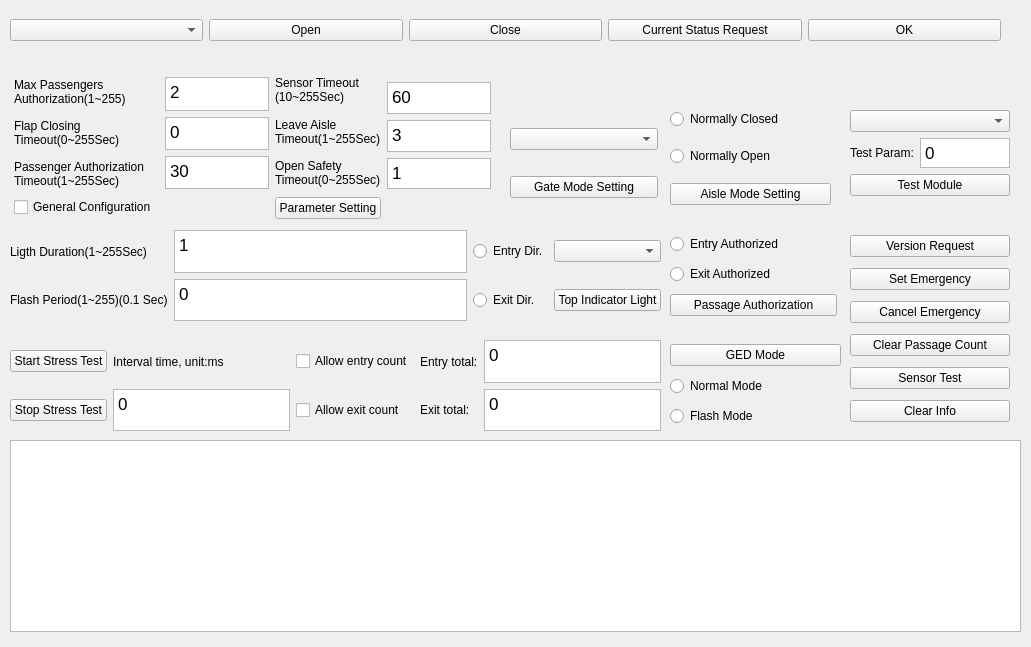
<?xml version="1.0" encoding="UTF-8"?>
<ui version="4.0">
 <class>ElisMainWidget</class>
 <widget class="QWidget" name="ElisMainWidget">
  <property name="geometry">
   <rect>
    <x>0</x>
    <y>0</y>
    <width>1031</width>
    <height>647</height>
   </rect>
  </property>
  <property name="windowTitle">
   <string>Elis Test V1.0.0</string>
  </property>
  <widget class="QWidget" name="horizontalLayoutWidget">
   <property name="geometry">
    <rect>
     <x>10</x>
     <y>10</y>
     <width>991</width>
     <height>41</height>
    </rect>
   </property>
   <layout class="QHBoxLayout" name="hLayoutCom">
    <item>
     <widget class="QComboBox" name="comboBox"/>
    </item>
    <item>
     <widget class="QPushButton" name="btnOpenCom">
      <property name="text">
       <string>Open</string>
      </property>
     </widget>
    </item>
    <item>
     <widget class="QPushButton" name="btnCloseCom">
      <property name="text">
       <string>Close</string>
      </property>
     </widget>
    </item>
    <item>
     <widget class="QPushButton" name="btnCurrentStatusRequest">
      <property name="text">
       <string>Current Status Request</string>
      </property>
     </widget>
    </item>
    <item>
     <widget class="QPushButton" name="btnOk">
      <property name="text">
       <string>OK</string>
      </property>
     </widget>
    </item>
   </layout>
  </widget>
  <widget class="QWidget" name="horizontalLayoutWidget_2">
   <property name="geometry">
    <rect>
     <x>10</x>
     <y>70</y>
     <width>483</width>
     <height>151</height>
    </rect>
   </property>
   <layout class="QHBoxLayout" name="hLayoutPassenger">
    <property name="leftMargin">
     <number>2</number>
    </property>
    <property name="topMargin">
     <number>2</number>
    </property>
    <property name="rightMargin">
     <number>2</number>
    </property>
    <property name="bottomMargin">
     <number>2</number>
    </property>
    <item>
     <layout class="QVBoxLayout" name="verticalLayout">
      <property name="leftMargin">
       <number>2</number>
      </property>
      <property name="topMargin">
       <number>2</number>
      </property>
      <property name="rightMargin">
       <number>2</number>
      </property>
      <property name="bottomMargin">
       <number>2</number>
      </property>
      <item>
       <widget class="QLabel" name="label">
        <property name="text">
         <string>Max Passengers
Authorization(1~255)</string>
        </property>
       </widget>
      </item>
      <item>
       <widget class="QLabel" name="label_2">
        <property name="text">
         <string>Flap Closing
Timeout(0~255Sec)</string>
        </property>
       </widget>
      </item>
      <item>
       <widget class="QLabel" name="label_3">
        <property name="text">
         <string>Passenger Authorization
Timeout(1~255Sec)</string>
        </property>
       </widget>
      </item>
      <item>
       <widget class="QCheckBox" name="checkBox">
        <property name="text">
         <string>General Configuration</string>
        </property>
       </widget>
      </item>
     </layout>
    </item>
    <item>
     <layout class="QVBoxLayout" name="verticalLayout_2">
      <property name="topMargin">
       <number>5</number>
      </property>
      <property name="bottomMargin">
       <number>30</number>
      </property>
      <item>
       <widget class="QTextEdit" name="tvMaxPassage">
        <property name="html">
         <string>&lt;!DOCTYPE HTML PUBLIC &quot;-//W3C//DTD HTML 4.0//EN&quot; &quot;http://www.w3.org/TR/REC-html40/strict.dtd&quot;&gt;
&lt;html&gt;&lt;head&gt;&lt;meta name=&quot;qrichtext&quot; content=&quot;1&quot; /&gt;&lt;meta charset=&quot;utf-8&quot; /&gt;&lt;style type=&quot;text/css&quot;&gt;
p, li { white-space: pre-wrap; }
&lt;/style&gt;&lt;/head&gt;&lt;body style=&quot; font-family:'.AppleSystemUIFont'; font-size:13pt; font-weight:400; font-style:normal;&quot;&gt;
&lt;p style=&quot; margin-top:0px; margin-bottom:0px; margin-left:0px; margin-right:0px; -qt-block-indent:0; text-indent:0px;&quot;&gt;2&lt;/p&gt;&lt;/body&gt;&lt;/html&gt;</string>
        </property>
       </widget>
      </item>
      <item>
       <widget class="QTextEdit" name="tvFlapClosingTimeout">
        <property name="html">
         <string>&lt;!DOCTYPE HTML PUBLIC &quot;-//W3C//DTD HTML 4.0//EN&quot; &quot;http://www.w3.org/TR/REC-html40/strict.dtd&quot;&gt;
&lt;html&gt;&lt;head&gt;&lt;meta name=&quot;qrichtext&quot; content=&quot;1&quot; /&gt;&lt;meta charset=&quot;utf-8&quot; /&gt;&lt;style type=&quot;text/css&quot;&gt;
p, li { white-space: pre-wrap; }
&lt;/style&gt;&lt;/head&gt;&lt;body style=&quot; font-family:'.AppleSystemUIFont'; font-size:13pt; font-weight:400; font-style:normal;&quot;&gt;
&lt;p style=&quot; margin-top:0px; margin-bottom:0px; margin-left:0px; margin-right:0px; -qt-block-indent:0; text-indent:0px;&quot;&gt;0&lt;/p&gt;&lt;/body&gt;&lt;/html&gt;</string>
        </property>
       </widget>
      </item>
      <item>
       <widget class="QTextEdit" name="tvPassengerAuthorizationTimeout">
        <property name="html">
         <string>&lt;!DOCTYPE HTML PUBLIC &quot;-//W3C//DTD HTML 4.0//EN&quot; &quot;http://www.w3.org/TR/REC-html40/strict.dtd&quot;&gt;
&lt;html&gt;&lt;head&gt;&lt;meta name=&quot;qrichtext&quot; content=&quot;1&quot; /&gt;&lt;meta charset=&quot;utf-8&quot; /&gt;&lt;style type=&quot;text/css&quot;&gt;
p, li { white-space: pre-wrap; }
&lt;/style&gt;&lt;/head&gt;&lt;body style=&quot; font-family:'.AppleSystemUIFont'; font-size:13pt; font-weight:400; font-style:normal;&quot;&gt;
&lt;p style=&quot; margin-top:0px; margin-bottom:0px; margin-left:0px; margin-right:0px; -qt-block-indent:0; text-indent:0px;&quot;&gt;30&lt;/p&gt;&lt;/body&gt;&lt;/html&gt;</string>
        </property>
       </widget>
      </item>
     </layout>
    </item>
    <item>
     <layout class="QVBoxLayout" name="verticalLayout_3">
      <item>
       <widget class="QLabel" name="label_4">
        <property name="text">
         <string>Sensor Timeout
(10~255Sec)</string>
        </property>
       </widget>
      </item>
      <item>
       <widget class="QLabel" name="label_5">
        <property name="text">
         <string>Leave Aisle
Timeout(1~255Sec)</string>
        </property>
       </widget>
      </item>
      <item>
       <widget class="QLabel" name="label_6">
        <property name="text">
         <string>Open Safety
Timeout(0~255Sec)</string>
        </property>
       </widget>
      </item>
      <item>
       <widget class="QPushButton" name="btnParameterSetting">
        <property name="text">
         <string>Parameter Setting</string>
        </property>
       </widget>
      </item>
     </layout>
    </item>
    <item>
     <layout class="QVBoxLayout" name="verticalLayout_4">
      <property name="topMargin">
       <number>10</number>
      </property>
      <property name="bottomMargin">
       <number>30</number>
      </property>
      <item>
       <widget class="QTextEdit" name="tvSensorTimeout">
        <property name="html">
         <string>&lt;!DOCTYPE HTML PUBLIC &quot;-//W3C//DTD HTML 4.0//EN&quot; &quot;http://www.w3.org/TR/REC-html40/strict.dtd&quot;&gt;
&lt;html&gt;&lt;head&gt;&lt;meta name=&quot;qrichtext&quot; content=&quot;1&quot; /&gt;&lt;meta charset=&quot;utf-8&quot; /&gt;&lt;style type=&quot;text/css&quot;&gt;
p, li { white-space: pre-wrap; }
&lt;/style&gt;&lt;/head&gt;&lt;body style=&quot; font-family:'.AppleSystemUIFont'; font-size:13pt; font-weight:400; font-style:normal;&quot;&gt;
&lt;p style=&quot; margin-top:0px; margin-bottom:0px; margin-left:0px; margin-right:0px; -qt-block-indent:0; text-indent:0px;&quot;&gt;60&lt;/p&gt;&lt;/body&gt;&lt;/html&gt;</string>
        </property>
       </widget>
      </item>
      <item>
       <widget class="QTextEdit" name="tvLeaveAisleTimeout">
        <property name="html">
         <string>&lt;!DOCTYPE HTML PUBLIC &quot;-//W3C//DTD HTML 4.0//EN&quot; &quot;http://www.w3.org/TR/REC-html40/strict.dtd&quot;&gt;
&lt;html&gt;&lt;head&gt;&lt;meta name=&quot;qrichtext&quot; content=&quot;1&quot; /&gt;&lt;meta charset=&quot;utf-8&quot; /&gt;&lt;style type=&quot;text/css&quot;&gt;
p, li { white-space: pre-wrap; }
&lt;/style&gt;&lt;/head&gt;&lt;body style=&quot; font-family:'.AppleSystemUIFont'; font-size:13pt; font-weight:400; font-style:normal;&quot;&gt;
&lt;p style=&quot; margin-top:0px; margin-bottom:0px; margin-left:0px; margin-right:0px; -qt-block-indent:0; text-indent:0px;&quot;&gt;3&lt;/p&gt;&lt;/body&gt;&lt;/html&gt;</string>
        </property>
       </widget>
      </item>
      <item alignment="Qt::AlignLeft|Qt::AlignVCenter">
       <widget class="QTextEdit" name="tvOpenSafetyTimeout">
        <property name="html">
         <string>&lt;!DOCTYPE HTML PUBLIC &quot;-//W3C//DTD HTML 4.0//EN&quot; &quot;http://www.w3.org/TR/REC-html40/strict.dtd&quot;&gt;
&lt;html&gt;&lt;head&gt;&lt;meta name=&quot;qrichtext&quot; content=&quot;1&quot; /&gt;&lt;meta charset=&quot;utf-8&quot; /&gt;&lt;style type=&quot;text/css&quot;&gt;
p, li { white-space: pre-wrap; }
&lt;/style&gt;&lt;/head&gt;&lt;body style=&quot; font-family:'.AppleSystemUIFont'; font-size:13pt; font-weight:400; font-style:normal;&quot;&gt;
&lt;p style=&quot; margin-top:0px; margin-bottom:0px; margin-left:0px; margin-right:0px; -qt-block-indent:0; text-indent:0px;&quot;&gt;1&lt;/p&gt;&lt;/body&gt;&lt;/html&gt;</string>
        </property>
       </widget>
      </item>
     </layout>
    </item>
   </layout>
  </widget>
  <widget class="QWidget" name="verticalLayoutWidget_3">
   <property name="geometry">
    <rect>
     <x>670</x>
     <y>68</y>
     <width>161</width>
     <height>151</height>
    </rect>
   </property>
   <layout class="QVBoxLayout" name="vLayoutAisleMode">
    <property name="leftMargin">
     <number>0</number>
    </property>
    <property name="topMargin">
     <number>30</number>
    </property>
    <property name="bottomMargin">
     <number>0</number>
    </property>
    <item>
     <widget class="QRadioButton" name="radioButton">
      <property name="text">
       <string>Normally Closed</string>
      </property>
     </widget>
    </item>
    <item>
     <widget class="QRadioButton" name="radioButton_2">
      <property name="text">
       <string>Normally Open</string>
      </property>
     </widget>
    </item>
    <item>
     <widget class="QPushButton" name="btnAisleModeSetting">
      <property name="text">
       <string>Aisle Mode Setting</string>
      </property>
     </widget>
    </item>
   </layout>
  </widget>
  <widget class="QWidget" name="verticalLayoutWidget_2">
   <property name="geometry">
    <rect>
     <x>510</x>
     <y>68</y>
     <width>148</width>
     <height>151</height>
    </rect>
   </property>
   <layout class="QVBoxLayout" name="vLayoutModeSetting">
    <property name="topMargin">
     <number>40</number>
    </property>
    <property name="rightMargin">
     <number>0</number>
    </property>
    <property name="bottomMargin">
     <number>0</number>
    </property>
    <item>
     <widget class="QComboBox" name="comboBox_2"/>
    </item>
    <item>
     <widget class="QPushButton" name="btnGateModeSetting">
      <property name="text">
       <string>Gate Mode Setting</string>
      </property>
     </widget>
    </item>
   </layout>
  </widget>
  <widget class="QWidget" name="verticalLayoutWidget_4">
   <property name="geometry">
    <rect>
     <x>850</x>
     <y>70</y>
     <width>160</width>
     <height>151</height>
    </rect>
   </property>
   <layout class="QVBoxLayout" name="verticalLayout_5">
    <property name="topMargin">
     <number>40</number>
    </property>
    <property name="bottomMargin">
     <number>25</number>
    </property>
    <item>
     <widget class="QComboBox" name="comboBox_3"/>
    </item>
    <item>
     <layout class="QHBoxLayout" name="horizontalLayout">
      <property name="sizeConstraint">
       <enum>QLayout::SetFixedSize</enum>
      </property>
      <item>
       <widget class="QLabel" name="label_7">
        <property name="text">
         <string>Test Param:</string>
        </property>
       </widget>
      </item>
      <item>
       <widget class="QTextEdit" name="w">
        <property name="html">
         <string>&lt;!DOCTYPE HTML PUBLIC &quot;-//W3C//DTD HTML 4.0//EN&quot; &quot;http://www.w3.org/TR/REC-html40/strict.dtd&quot;&gt;
&lt;html&gt;&lt;head&gt;&lt;meta name=&quot;qrichtext&quot; content=&quot;1&quot; /&gt;&lt;meta charset=&quot;utf-8&quot; /&gt;&lt;style type=&quot;text/css&quot;&gt;
p, li { white-space: pre-wrap; }
&lt;/style&gt;&lt;/head&gt;&lt;body style=&quot; font-family:'.AppleSystemUIFont'; font-size:13pt; font-weight:400; font-style:normal;&quot;&gt;
&lt;p style=&quot; margin-top:0px; margin-bottom:0px; margin-left:0px; margin-right:0px; -qt-block-indent:0; text-indent:0px;&quot;&gt;0&lt;/p&gt;&lt;/body&gt;&lt;/html&gt;</string>
        </property>
       </widget>
      </item>
     </layout>
    </item>
    <item>
     <widget class="QPushButton" name="btnTestModule">
      <property name="text">
       <string>Test Module</string>
      </property>
     </widget>
    </item>
   </layout>
  </widget>
  <widget class="QWidget" name="gridLayoutWidget">
   <property name="geometry">
    <rect>
     <x>10</x>
     <y>230</y>
     <width>651</width>
     <height>91</height>
    </rect>
   </property>
   <layout class="QGridLayout" name="gridLayout">
    <item row="0" column="0">
     <widget class="QLabel" name="label_8">
      <property name="text">
       <string>Ligth Duration(1~255Sec)</string>
      </property>
     </widget>
    </item>
    <item row="0" column="1">
     <widget class="QTextEdit" name="tvLightDuration">
      <property name="html">
       <string>&lt;!DOCTYPE HTML PUBLIC &quot;-//W3C//DTD HTML 4.0//EN&quot; &quot;http://www.w3.org/TR/REC-html40/strict.dtd&quot;&gt;
&lt;html&gt;&lt;head&gt;&lt;meta name=&quot;qrichtext&quot; content=&quot;1&quot; /&gt;&lt;meta charset=&quot;utf-8&quot; /&gt;&lt;style type=&quot;text/css&quot;&gt;
p, li { white-space: pre-wrap; }
&lt;/style&gt;&lt;/head&gt;&lt;body style=&quot; font-family:'.AppleSystemUIFont'; font-size:13pt; font-weight:400; font-style:normal;&quot;&gt;
&lt;p style=&quot; margin-top:0px; margin-bottom:0px; margin-left:0px; margin-right:0px; -qt-block-indent:0; text-indent:0px;&quot;&gt;1&lt;/p&gt;&lt;/body&gt;&lt;/html&gt;</string>
      </property>
     </widget>
    </item>
    <item row="1" column="2">
     <widget class="QRadioButton" name="radioButton_4">
      <property name="text">
       <string>Exit Dir.</string>
      </property>
     </widget>
    </item>
    <item row="1" column="0">
     <widget class="QLabel" name="label_9">
      <property name="text">
       <string>Flash Period(1~255)(0.1 Sec)</string>
      </property>
     </widget>
    </item>
    <item row="1" column="1">
     <widget class="QTextEdit" name="tvFlashPeriod">
      <property name="html">
       <string>&lt;!DOCTYPE HTML PUBLIC &quot;-//W3C//DTD HTML 4.0//EN&quot; &quot;http://www.w3.org/TR/REC-html40/strict.dtd&quot;&gt;
&lt;html&gt;&lt;head&gt;&lt;meta name=&quot;qrichtext&quot; content=&quot;1&quot; /&gt;&lt;meta charset=&quot;utf-8&quot; /&gt;&lt;style type=&quot;text/css&quot;&gt;
p, li { white-space: pre-wrap; }
&lt;/style&gt;&lt;/head&gt;&lt;body style=&quot; font-family:'.AppleSystemUIFont'; font-size:13pt; font-weight:400; font-style:normal;&quot;&gt;
&lt;p style=&quot; margin-top:0px; margin-bottom:0px; margin-left:0px; margin-right:0px; -qt-block-indent:0; text-indent:0px;&quot;&gt;0&lt;/p&gt;&lt;/body&gt;&lt;/html&gt;</string>
      </property>
     </widget>
    </item>
    <item row="0" column="2">
     <widget class="QRadioButton" name="radioButton_3">
      <property name="text">
       <string>Entry Dir.</string>
      </property>
     </widget>
    </item>
    <item row="0" column="3">
     <widget class="QComboBox" name="comboBox_4"/>
    </item>
    <item row="1" column="3">
     <widget class="QPushButton" name="btnTopIndicatorLight">
      <property name="text">
       <string>Top Indicator Light</string>
      </property>
     </widget>
    </item>
   </layout>
  </widget>
  <widget class="QWidget" name="gridLayoutWidget_2">
   <property name="geometry">
    <rect>
     <x>10</x>
     <y>340</y>
     <width>651</width>
     <height>91</height>
    </rect>
   </property>
   <layout class="QGridLayout" name="gridLayout_2">
    <item row="1" column="1">
     <widget class="QTextEdit" name="tvStressTestIntervalTime">
      <property name="html">
       <string>&lt;!DOCTYPE HTML PUBLIC &quot;-//W3C//DTD HTML 4.0//EN&quot; &quot;http://www.w3.org/TR/REC-html40/strict.dtd&quot;&gt;
&lt;html&gt;&lt;head&gt;&lt;meta name=&quot;qrichtext&quot; content=&quot;1&quot; /&gt;&lt;meta charset=&quot;utf-8&quot; /&gt;&lt;style type=&quot;text/css&quot;&gt;
p, li { white-space: pre-wrap; }
&lt;/style&gt;&lt;/head&gt;&lt;body style=&quot; font-family:'.AppleSystemUIFont'; font-size:13pt; font-weight:400; font-style:normal;&quot;&gt;
&lt;p style=&quot; margin-top:0px; margin-bottom:0px; margin-left:0px; margin-right:0px; -qt-block-indent:0; text-indent:0px;&quot;&gt;0&lt;/p&gt;&lt;/body&gt;&lt;/html&gt;</string>
      </property>
     </widget>
    </item>
    <item row="0" column="1">
     <widget class="QLabel" name="label_10">
      <property name="text">
       <string>Interval time, unit:ms</string>
      </property>
     </widget>
    </item>
    <item row="1" column="0">
     <widget class="QPushButton" name="btnStopStressTest">
      <property name="text">
       <string>Stop Stress Test</string>
      </property>
     </widget>
    </item>
    <item row="0" column="2">
     <widget class="QCheckBox" name="checkBox_2">
      <property name="text">
       <string>Allow entry count</string>
      </property>
     </widget>
    </item>
    <item row="1" column="3">
     <widget class="QLabel" name="label_12">
      <property name="text">
       <string>Exit total:</string>
      </property>
     </widget>
    </item>
    <item row="1" column="2">
     <widget class="QCheckBox" name="checkBox_3">
      <property name="text">
       <string>Allow exit count</string>
      </property>
     </widget>
    </item>
    <item row="0" column="3">
     <widget class="QLabel" name="label_11">
      <property name="text">
       <string>Entry total:</string>
      </property>
     </widget>
    </item>
    <item row="0" column="0">
     <widget class="QPushButton" name="btnStartStressTest">
      <property name="text">
       <string>Start Stress Test</string>
      </property>
     </widget>
    </item>
    <item row="0" column="4">
     <widget class="QTextEdit" name="tvEntryTotal">
      <property name="html">
       <string>&lt;!DOCTYPE HTML PUBLIC &quot;-//W3C//DTD HTML 4.0//EN&quot; &quot;http://www.w3.org/TR/REC-html40/strict.dtd&quot;&gt;
&lt;html&gt;&lt;head&gt;&lt;meta name=&quot;qrichtext&quot; content=&quot;1&quot; /&gt;&lt;meta charset=&quot;utf-8&quot; /&gt;&lt;style type=&quot;text/css&quot;&gt;
p, li { white-space: pre-wrap; }
&lt;/style&gt;&lt;/head&gt;&lt;body style=&quot; font-family:'.AppleSystemUIFont'; font-size:13pt; font-weight:400; font-style:normal;&quot;&gt;
&lt;p style=&quot; margin-top:0px; margin-bottom:0px; margin-left:0px; margin-right:0px; -qt-block-indent:0; text-indent:0px;&quot;&gt;0&lt;/p&gt;&lt;/body&gt;&lt;/html&gt;</string>
      </property>
     </widget>
    </item>
    <item row="1" column="4">
     <widget class="QTextEdit" name="tvExitTotal">
      <property name="html">
       <string>&lt;!DOCTYPE HTML PUBLIC &quot;-//W3C//DTD HTML 4.0//EN&quot; &quot;http://www.w3.org/TR/REC-html40/strict.dtd&quot;&gt;
&lt;html&gt;&lt;head&gt;&lt;meta name=&quot;qrichtext&quot; content=&quot;1&quot; /&gt;&lt;meta charset=&quot;utf-8&quot; /&gt;&lt;style type=&quot;text/css&quot;&gt;
p, li { white-space: pre-wrap; }
&lt;/style&gt;&lt;/head&gt;&lt;body style=&quot; font-family:'.AppleSystemUIFont'; font-size:13pt; font-weight:400; font-style:normal;&quot;&gt;
&lt;p style=&quot; margin-top:0px; margin-bottom:0px; margin-left:0px; margin-right:0px; -qt-block-indent:0; text-indent:0px;&quot;&gt;0&lt;/p&gt;&lt;/body&gt;&lt;/html&gt;</string>
      </property>
     </widget>
    </item>
   </layout>
  </widget>
  <widget class="QTextBrowser" name="textBrowser">
   <property name="geometry">
    <rect>
     <x>10</x>
     <y>440</y>
     <width>1011</width>
     <height>192</height>
    </rect>
   </property>
  </widget>
  <widget class="QWidget" name="verticalLayoutWidget_5">
   <property name="geometry">
    <rect>
     <x>670</x>
     <y>230</y>
     <width>167</width>
     <height>91</height>
    </rect>
   </property>
   <layout class="QVBoxLayout" name="verticalLayout_6">
    <item>
     <widget class="QRadioButton" name="radioButton_5">
      <property name="text">
       <string>Entry Authorized</string>
      </property>
     </widget>
    </item>
    <item>
     <widget class="QRadioButton" name="radioButton_6">
      <property name="text">
       <string>Exit Authorized</string>
      </property>
     </widget>
    </item>
    <item>
     <widget class="QPushButton" name="btnPassageAuthorization">
      <property name="text">
       <string>Passage Authorization</string>
      </property>
     </widget>
    </item>
   </layout>
  </widget>
  <widget class="QWidget" name="verticalLayoutWidget_6">
   <property name="geometry">
    <rect>
     <x>670</x>
     <y>340</y>
     <width>171</width>
     <height>91</height>
    </rect>
   </property>
   <layout class="QVBoxLayout" name="verticalLayout_7">
    <item>
     <widget class="QPushButton" name="btnGedMode">
      <property name="text">
       <string>GED Mode</string>
      </property>
     </widget>
    </item>
    <item>
     <widget class="QRadioButton" name="radioButton_7">
      <property name="text">
       <string>Normal Mode</string>
      </property>
     </widget>
    </item>
    <item>
     <widget class="QRadioButton" name="radioButton_8">
      <property name="text">
       <string>Flash Mode</string>
      </property>
     </widget>
    </item>
   </layout>
  </widget>
  <widget class="QWidget" name="verticalLayoutWidget_7">
   <property name="geometry">
    <rect>
     <x>850</x>
     <y>230</y>
     <width>160</width>
     <height>202</height>
    </rect>
   </property>
   <layout class="QVBoxLayout" name="verticalLayout_8">
    <item>
     <widget class="QPushButton" name="btnVersionRequest">
      <property name="text">
       <string>Version Request</string>
      </property>
     </widget>
    </item>
    <item>
     <widget class="QPushButton" name="btnSetEmergency">
      <property name="text">
       <string>Set Emergency</string>
      </property>
     </widget>
    </item>
    <item>
     <widget class="QPushButton" name="btnCancelEmergency">
      <property name="text">
       <string>Cancel Emergency</string>
      </property>
     </widget>
    </item>
    <item>
     <widget class="QPushButton" name="btnClearPassageCount">
      <property name="text">
       <string>Clear Passage Count</string>
      </property>
     </widget>
    </item>
    <item>
     <widget class="QPushButton" name="btnSensortest">
      <property name="text">
       <string>Sensor Test</string>
      </property>
     </widget>
    </item>
    <item>
     <widget class="QPushButton" name="btnClearInfo">
      <property name="text">
       <string>Clear Info</string>
      </property>
     </widget>
    </item>
   </layout>
  </widget>
 </widget>
 <resources/>
 <connections/>
</ui>
